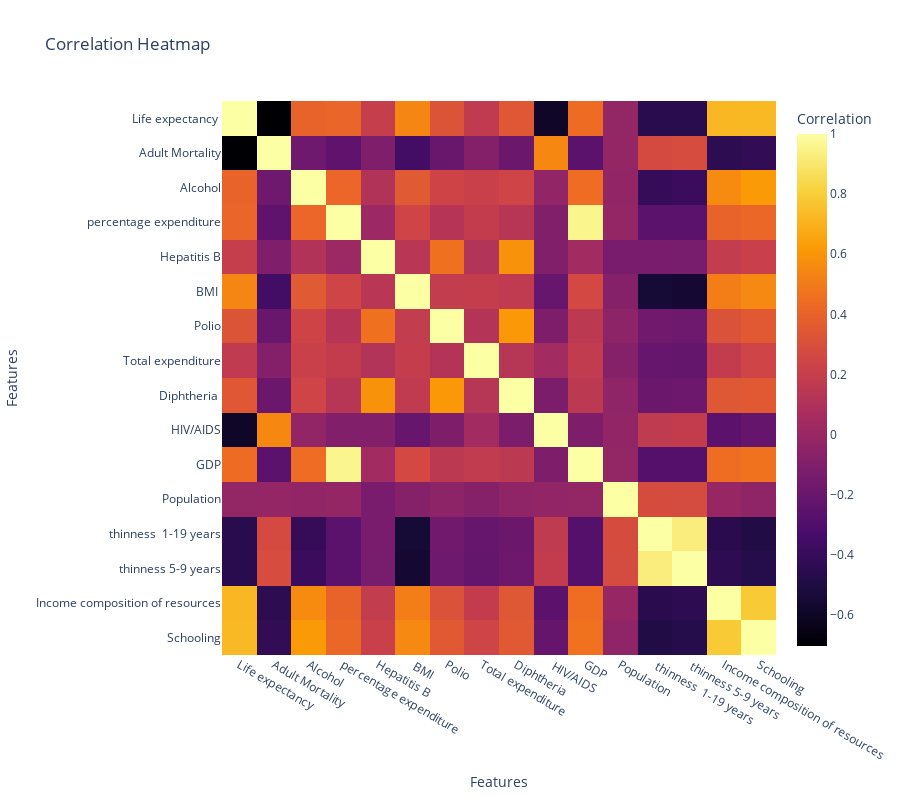

Here is the notebook cell this chart was saved with:
### Code cell
fig = px.imshow(
    correlation_matrix,
    color_continuous_scale='inferno',
    labels=dict(x='Features', y='Features', color='Correlation'),
    title='Correlation Heatmap',
    width=900,
    height=800,
)
fig.show()

### Figure 1 — Plotly figure (JSON) as saved in the notebook; plotly's stock layout.template omitted (floating-point values rounded to 4 significant figures; data arrays with more than 128 entries replaced by an {"elided": "..."} marker saying what was removed)
{"data": [{"coloraxis": "coloraxis", "hovertemplate": "Features: %{x}<br>Features: %{y}<br>Correlation: %{z}<extra></extra>", "name": "0", "type": "heatmap", "x": ["Life expectancy ", "Adult Mortality", "Alcohol", "percentage expenditure", "Hepatitis B", " BMI ", "Polio", "Total expenditure", "Diphtheria ", " HIV/AIDS", "GDP", "Population", " thinness  1-19 years", " thinness 5-9 years", "Income composition of resources", "Schooling"], "xaxis": "x", "y": ["Life expectancy ", "Adult Mortality", "Alcohol", "percentage expenditure", "Hepatitis B", " BMI ", "Polio", "Total expenditure", "Diphtheria ", " HIV/AIDS", "GDP", "Population", " thinness  1-19 years", " thinness 5-9 years", "Income composition of resources", "Schooling"], "yaxis": "y", "z": {"elided": "16x16 float values"}}], "layout": {"coloraxis": {"colorbar": {"title": {"text": "Correlation"}}, "colorscale": [[0, "#000004"], [0.1111, "#1b0c41"], [0.2222, "#4a0c6b"], [0.3333, "#781c6d"], [0.4444, "#a52c60"], [0.5556, "#cf4446"], [0.6667, "#ed6925"], [0.7778, "#fb9b06"], [0.8889, "#f7d13d"], [1, "#fcffa4"]]}, "height": 800, "title": {"text": "Correlation Heatmap"}, "width": 900, "xaxis": {"anchor": "y", "constrain": "domain", "domain": [0, 1], "scaleanchor": "y", "title": {"text": "Features"}}, "yaxis": {"anchor": "x", "autorange": "reversed", "constrain": "domain", "domain": [0, 1], "title": {"text": "Features"}}}}
